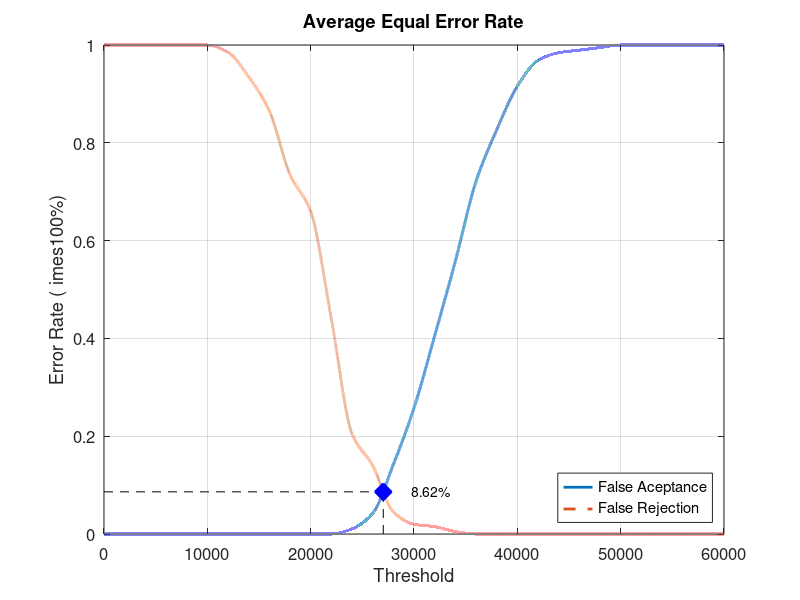
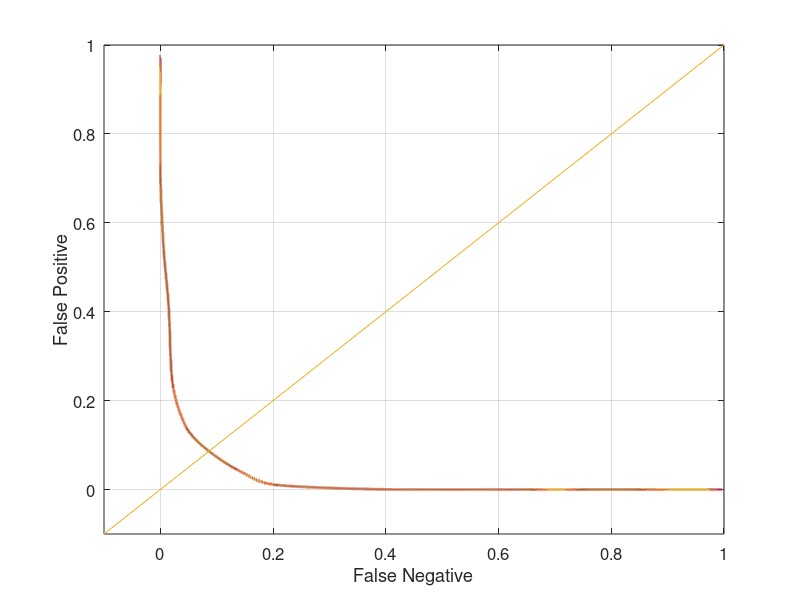

Write MATLAB code to recreate these figures, in order.
close all;
clear;
clc;
x = 0:2000:60000;
xq = 0:0.5:60000;

y0 = [0 0 0 0 0 0 0 0 0 0 0 0 0.0105263 0.0421053 0.142105 0.257895 0.405263 0.557895 0.721053 0.826316 0.915789 0.968421 0.984211 0.989474 0.994737 1 1 1 1 1 1]
yy0 = interp1(x, y0, xq, 'pchip');
y1 = [1 1 1 1 1 1 0.985 0.935 0.865 0.735 0.66 0.44 0.205 0.14 0.045 0.02 0.015 0.005 0 0 0 0 0 0 0 0 0 0 0 0 0]
yy1 = interp1(x, y1, xq, 'pchip');

% Calculating EER: 
y2 = abs(y0 - y1);
find(y2 == min(y2))
yy2 = abs(yy0 - yy1);
xEER = find(yy2 == min(yy2));
xEERIndex = xq(xEER) % X-axis EER
yEER = yy0(xEER) % Y-axis EER

main = figure
plot(xq, yy0,'-','LineWidth', 2);	hold on
plot(xq, yy1,'--','LineWidth', 2);	hold on
plot([xEERIndex xEERIndex], [0 yEER], 'k--');	hold on
plot([0 xEERIndex], [yEER yEER], 'k--');	hold on
plot(xEERIndex, yEER, 'bx', 'LineWidth', 10);	hold on
text(xEERIndex + 10 * xEERIndex / 100, yEER, [num2str(round((10000 * yEER)) / 100) '%'])
legend('False Aceptance', 'False Rejection', 'Location', 'SouthEast')
xlabel('Threshold')
ylabel('Error Rate (	imes100%)')
title('Average Equal Error Rate')
set(gca, 'FontSize', 12)
axis([0 60000 0 1])
grid on

print(main, 'Database1_3Main', '-dpng');
FNRxFPR = figure('Color', [1 1 1]);
plot(yy1, yy0, '-', yy1, yy0, 'LineWidth', 2);
hold on
y = -0.1:0.1:1
plot(y, y); 
set(gca, 'FontSize', 12)
xlabel('False Negative')
ylabel('False Positive')
axis([-0.1 1 -0.1 1])
set(gca, 'FontSize', 12)
grid on

print(FNRxFPR, 'Database1_3FNRxFPR','-dpng');
